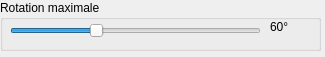
<?xml version="1.0" encoding="UTF-8"?>
<ui version="4.0">
 <class>RotationMax</class>
 <widget class="QWidget" name="RotationMax">
  <property name="geometry">
   <rect>
    <x>0</x>
    <y>0</y>
    <width>325</width>
    <height>57</height>
   </rect>
  </property>
  <property name="windowTitle">
   <string>Form</string>
  </property>
  <widget class="QGroupBox" name="groupBox_4">
   <property name="geometry">
    <rect>
     <x>0</x>
     <y>0</y>
     <width>321</width>
     <height>51</height>
    </rect>
   </property>
   <property name="title">
    <string>Rotation maximale</string>
   </property>
   <widget class="QSlider" name="sliderAngle">
    <property name="geometry">
     <rect>
      <x>10</x>
      <y>20</y>
      <width>251</width>
      <height>22</height>
     </rect>
    </property>
    <property name="maximum">
     <number>180</number>
    </property>
    <property name="value">
     <number>60</number>
    </property>
    <property name="orientation">
     <enum>Qt::Horizontal</enum>
    </property>
   </widget>
   <widget class="QLabel" name="labelAngle">
    <property name="geometry">
     <rect>
      <x>270</x>
      <y>20</y>
      <width>46</width>
      <height>13</height>
     </rect>
    </property>
    <property name="text">
     <string>60°</string>
    </property>
   </widget>
  </widget>
 </widget>
 <resources/>
 <connections/>
</ui>
